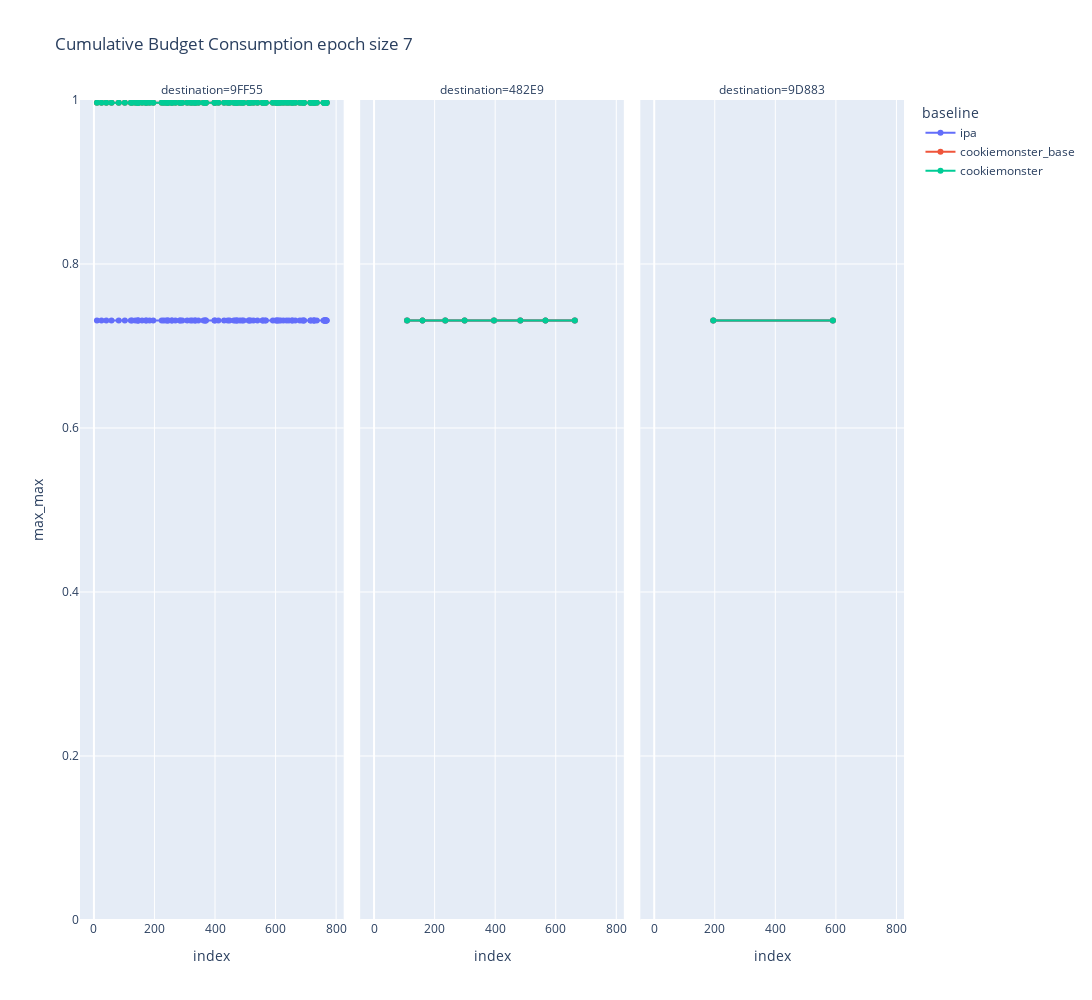
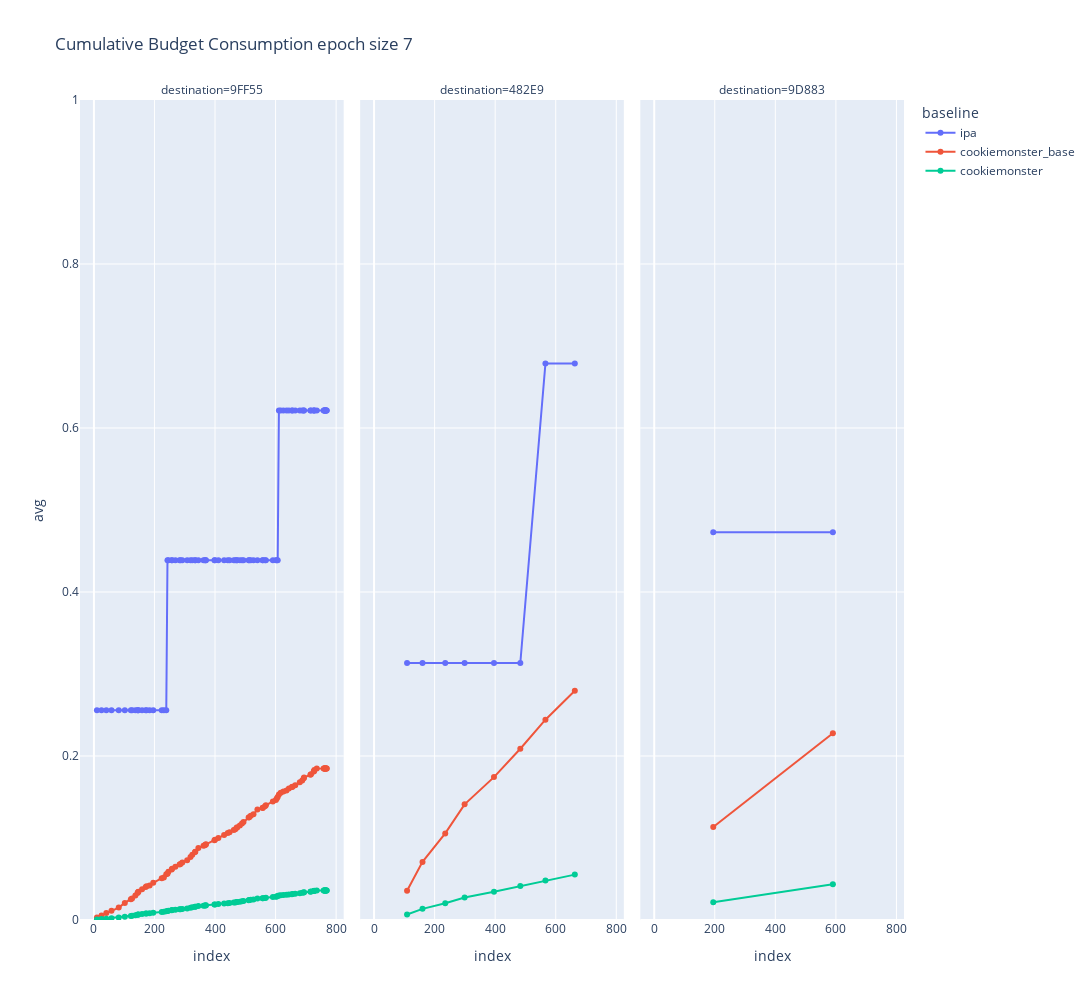

Here is the notebook cell these charts were saved with, in order:
### Code cell
u.plot_budget_consumption_lines(
    path,
    epoch_size=7,
    by_destination=True,
    extra_df_prep=extra_df_prep
)

### Figure 1 — Plotly figure (JSON) as saved in the notebook; plotly's stock layout.template omitted (floating-point values rounded to 4 significant figures)
{"data": [{"hovertemplate": "baseline=ipa<br>destination=9FF55<br>index=%{x}<br>max_max=%{y}<extra></extra>", "legendgroup": "ipa", "line": {"color": "#636efa", "dash": "solid"}, "marker": {"symbol": "circle"}, "mode": "lines+markers", "name": "ipa", "orientation": "v", "showlegend": true, "type": "scatter", "x": [10, 25, 41, 58, 82, 102, 122, 126, 137, 144, 146, 147, 159, 171, 174, 184, 196, 224, 231, 239, 243, 246, 257, 258, 269, 283, 286, 292, 308, 319, 325, 334, 335, 345, 362, 366, 369, 370, 398, 400, 411, 430, 442, 448, 462, 467, 472, 473, 482, 489, 494, 511, 513, 518, 527, 540, 557, 558, 565, 568, 591, 601, 604, 607, 611, 617, 626, 636, 644, 654, 656, 665, 680, 688, 693, 694, 715, 717, 726, 727, 728, 736, 759, 760, 761, 762, 763, 764, 765, 766, 767, 768, 769], "xaxis": "x", "y": [0.731, 0.731, 0.731, 0.731, 0.731, 0.731, 0.731, 0.731, 0.731, 0.731, 0.731, 0.731, 0.731, 0.731, 0.731, 0.731, 0.731, 0.731, 0.731, 0.731, 0.731, 0.731, 0.731, 0.731, 0.731, 0.731, 0.731, 0.731, 0.731, 0.731, 0.731, 0.731, 0.731, 0.731, 0.731, 0.731, 0.731, 0.731, 0.731, 0.731, 0.731, 0.731, 0.731, 0.731, 0.731, 0.731, 0.731, 0.731, 0.731, 0.731, 0.731, 0.731, 0.731, 0.731, 0.731, 0.731, 0.731, 0.731, 0.731, 0.731, 0.731, 0.731, 0.731, 0.731, 0.731, 0.731, 0.731, 0.731, 0.731, 0.731, 0.731, 0.731, 0.731, 0.731, 0.731, 0.731, 0.731, 0.731, 0.731, 0.731, 0.731, 0.731, 0.731, 0.731, 0.731, 0.731, 0.731, 0.731, 0.731, 0.731, 0.731, 0.731, 0.731], "yaxis": "y"}, {"hovertemplate": "baseline=ipa<br>destination=482E9<br>index=%{x}<br>max_max=%{y}<extra></extra>", "legendgroup": "ipa", "line": {"color": "#636efa", "dash": "solid"}, "marker": {"symbol": "circle"}, "mode": "lines+markers", "name": "ipa", "orientation": "v", "showlegend": false, "type": "scatter", "x": [109, 160, 235, 299, 396, 483, 566, 663], "xaxis": "x2", "y": [0.731, 0.731, 0.731, 0.731, 0.731, 0.731, 0.731, 0.731], "yaxis": "y2"}, {"hovertemplate": "baseline=ipa<br>destination=9D883<br>index=%{x}<br>max_max=%{y}<extra></extra>", "legendgroup": "ipa", "line": {"color": "#636efa", "dash": "solid"}, "marker": {"symbol": "circle"}, "mode": "lines+markers", "name": "ipa", "orientation": "v", "showlegend": false, "type": "scatter", "x": [195, 590], "xaxis": "x3", "y": [0.731, 0.731], "yaxis": "y3"}, {"hovertemplate": "baseline=cookiemonster_base<br>destination=9FF55<br>index=%{x}<br>max_max=%{y}<extra></extra>", "legendgroup": "cookiemonster_base", "line": {"color": "#EF553B", "dash": "solid"}, "marker": {"symbol": "circle"}, "mode": "lines+markers", "name": "cookiemonster_base", "orientation": "v", "showlegend": true, "type": "scatter", "x": [10, 25, 41, 58, 82, 102, 122, 126, 137, 144, 146, 147, 159, 171, 174, 184, 196, 224, 231, 239, 243, 246, 257, 258, 269, 283, 286, 292, 308, 319, 325, 334, 335, 345, 362, 366, 369, 370, 398, 400, 411, 430, 442, 448, 462, 467, 472, 473, 482, 489, 494, 511, 513, 518, 527, 540, 557, 558, 565, 568, 591, 601, 604, 607, 611, 617, 626, 636, 644, 654, 656, 665, 680, 688, 693, 694, 715, 717, 726, 727, 728, 736, 759, 760, 761, 762, 763, 764, 765, 766, 767, 768, 769], "xaxis": "x", "y": [0.9968, 0.9968, 0.9968, 0.9968, 0.9968, 0.9968, 0.9968, 0.9968, 0.9968, 0.9968, 0.9968, 0.9968, 0.9968, 0.9968, 0.9968, 0.9968, 0.9968, 0.9968, 0.9968, 0.9968, 0.9968, 0.9968, 0.9968, 0.9968, 0.9968, 0.9968, 0.9968, 0.9968, 0.9968, 0.9968, 0.9968, 0.9968, 0.9968, 0.9968, 0.9968, 0.9968, 0.9968, 0.9968, 0.9968, 0.9968, 0.9968, 0.9968, 0.9968, 0.9968, 0.9968, 0.9968, 0.9968, 0.9968, 0.9968, 0.9968, 0.9968, 0.9968, 0.9968, 0.9968, 0.9968, 0.9968, 0.9968, 0.9968, 0.9968, 0.9968, 0.9968, 0.9968, 0.9968, 0.9968, 0.9968, 0.9968, 0.9968, 0.9968, 0.9968, 0.9968, 0.9968, 0.9968, 0.9968, 0.9968, 0.9968, 0.9968, 0.9968, 0.9968, 0.9968, 0.9968, 0.9968, 0.9968, 0.9968, 0.9968, 0.9968, 0.9968, 0.9968, 0.9968, 0.9968, 0.9968, 0.9968, 0.9968, 0.9968], "yaxis": "y"}, {"hovertemplate": "baseline=cookiemonster_base<br>destination=482E9<br>index=%{x}<br>max_max=%{y}<extra></extra>", "legendgroup": "cookiemonster_base", "line": {"color": "#EF553B", "dash": "solid"}, "marker": {"symbol": "circle"}, "mode": "lines+markers", "name": "cookiemonster_base", "orientation": "v", "showlegend": false, "type": "scatter", "x": [109, 160, 235, 299, 396, 483, 566, 663], "xaxis": "x2", "y": [0.731, 0.731, 0.731, 0.731, 0.731, 0.731, 0.731, 0.731], "yaxis": "y2"}, {"hovertemplate": "baseline=cookiemonster_base<br>destination=9D883<br>index=%{x}<br>max_max=%{y}<extra></extra>", "legendgroup": "cookiemonster_base", "line": {"color": "#EF553B", "dash": "solid"}, "marker": {"symbol": "circle"}, "mode": "lines+markers", "name": "cookiemonster_base", "orientation": "v", "showlegend": false, "type": "scatter", "x": [195, 590], "xaxis": "x3", "y": [0.731, 0.731], "yaxis": "y3"}, {"hovertemplate": "baseline=cookiemonster<br>destination=9FF55<br>index=%{x}<br>max_max=%{y}<extra></extra>", "legendgroup": "cookiemonster", "line": {"color": "#00cc96", "dash": "solid"}, "marker": {"symbol": "circle"}, "mode": "lines+markers", "name": "cookiemonster", "orientation": "v", "showlegend": true, "type": "scatter", "x": [10, 25, 41, 58, 82, 102, 122, 126, 137, 144, 146, 147, 159, 171, 174, 184, 196, 224, 231, 239, 243, 246, 257, 258, 269, 283, 286, 292, 308, 319, 325, 334, 335, 345, 362, 366, 369, 370, 398, 400, 411, 430, 442, 448, 462, 467, 472, 473, 482, 489, 494, 511, 513, 518, 527, 540, 557, 558, 565, 568, 591, 601, 604, 607, 611, 617, 626, 636, 644, 654, 656, 665, 680, 688, 693, 694, 715, 717, 726, 727, 728, 736, 759, 760, 761, 762, 763, 764, 765, 766, 767, 768, 769], "xaxis": "x", "y": [0.9968, 0.9968, 0.9968, 0.9968, 0.9968, 0.9968, 0.9968, 0.9968, 0.9968, 0.9968, 0.9968, 0.9968, 0.9968, 0.9968, 0.9968, 0.9968, 0.9968, 0.9968, 0.9968, 0.9968, 0.9968, 0.9968, 0.9968, 0.9968, 0.9968, 0.9968, 0.9968, 0.9968, 0.9968, 0.9968, 0.9968, 0.9968, 0.9968, 0.9968, 0.9968, 0.9968, 0.9968, 0.9968, 0.9968, 0.9968, 0.9968, 0.9968, 0.9968, 0.9968, 0.9968, 0.9968, 0.9968, 0.9968, 0.9968, 0.9968, 0.9968, 0.9968, 0.9968, 0.9968, 0.9968, 0.9968, 0.9968, 0.9968, 0.9968, 0.9968, 0.9968, 0.9968, 0.9968, 0.9968, 0.9968, 0.9968, 0.9968, 0.9968, 0.9968, 0.9968, 0.9968, 0.9968, 0.9968, 0.9968, 0.9968, 0.9968, 0.9968, 0.9968, 0.9968, 0.9968, 0.9968, 0.9968, 0.9968, 0.9968, 0.9968, 0.9968, 0.9968, 0.9968, 0.9968, 0.9968, 0.9968, 0.9968, 0.9968], "yaxis": "y"}, {"hovertemplate": "baseline=cookiemonster<br>destination=482E9<br>index=%{x}<br>max_max=%{y}<extra></extra>", "legendgroup": "cookiemonster", "line": {"color": "#00cc96", "dash": "solid"}, "marker": {"symbol": "circle"}, "mode": "lines+markers", "name": "cookiemonster", "orientation": "v", "showlegend": false, "type": "scatter", "x": [109, 160, 235, 299, 396, 483, 566, 663], "xaxis": "x2", "y": [0.731, 0.731, 0.731, 0.731, 0.731, 0.731, 0.731, 0.731], "yaxis": "y2"}, {"hovertemplate": "baseline=cookiemonster<br>destination=9D883<br>index=%{x}<br>max_max=%{y}<extra></extra>", "legendgroup": "cookiemonster", "line": {"color": "#00cc96", "dash": "solid"}, "marker": {"symbol": "circle"}, "mode": "lines+markers", "name": "cookiemonster", "orientation": "v", "showlegend": false, "type": "scatter", "x": [195, 590], "xaxis": "x3", "y": [0.731, 0.731], "yaxis": "y3"}], "layout": {"annotations": [{"showarrow": false, "text": "destination=9FF55", "x": 0.16, "xanchor": "center", "xref": "paper", "y": 1, "yanchor": "bottom", "yref": "paper"}, {"showarrow": false, "text": "destination=482E9", "x": 0.5, "xanchor": "center", "xref": "paper", "y": 1, "yanchor": "bottom", "yref": "paper"}, {"showarrow": false, "text": "destination=9D883", "x": 0.84, "xanchor": "center", "xref": "paper", "y": 1, "yanchor": "bottom", "yref": "paper"}], "height": 1000, "legend": {"title": {"text": "baseline"}, "tracegroupgap": 0}, "title": {"text": "Cumulative Budget Consumption epoch size 7"}, "width": 1100, "xaxis": {"anchor": "y", "domain": [0, 0.32], "title": {"text": "index"}}, "xaxis2": {"anchor": "y2", "domain": [0.34, 0.66], "matches": "x", "title": {"text": "index"}}, "xaxis3": {"anchor": "y3", "domain": [0.68, 1.0], "matches": "x", "title": {"text": "index"}}, "yaxis": {"anchor": "x", "domain": [0, 1], "range": [0, 1], "title": {"text": "max_max"}}, "yaxis2": {"anchor": "x2", "domain": [0, 1], "matches": "y", "showticklabels": false}, "yaxis3": {"anchor": "x3", "domain": [0, 1], "matches": "y", "showticklabels": false}}}

### Figure 2 — Plotly figure (JSON) as saved in the notebook; plotly's stock layout.template omitted (floating-point values rounded to 4 significant figures)
{"data": [{"hovertemplate": "baseline=ipa<br>destination=9FF55<br>index=%{x}<br>avg=%{y}<extra></extra>", "legendgroup": "ipa", "line": {"color": "#636efa", "dash": "solid"}, "marker": {"symbol": "circle"}, "mode": "lines+markers", "name": "ipa", "orientation": "v", "showlegend": true, "type": "scatter", "x": [10, 25, 41, 58, 82, 102, 122, 126, 137, 144, 146, 147, 159, 171, 174, 184, 196, 224, 231, 239, 243, 246, 257, 258, 269, 283, 286, 292, 308, 319, 325, 334, 335, 345, 362, 366, 369, 370, 398, 400, 411, 430, 442, 448, 462, 467, 472, 473, 482, 489, 494, 511, 513, 518, 527, 540, 557, 558, 565, 568, 591, 601, 604, 607, 611, 617, 626, 636, 644, 654, 656, 665, 680, 688, 693, 694, 715, 717, 726, 727, 728, 736, 759, 760, 761, 762, 763, 764, 765, 766, 767, 768, 769], "xaxis": "x", "y": [0.2558, 0.2558, 0.2558, 0.2558, 0.2558, 0.2558, 0.2558, 0.2558, 0.2558, 0.2558, 0.2558, 0.2558, 0.2558, 0.2558, 0.2558, 0.2558, 0.2558, 0.2558, 0.2558, 0.2558, 0.4386, 0.4386, 0.4386, 0.4386, 0.4386, 0.4386, 0.4386, 0.4386, 0.4386, 0.4386, 0.4386, 0.4386, 0.4386, 0.4386, 0.4386, 0.4386, 0.4386, 0.4386, 0.4386, 0.4386, 0.4386, 0.4386, 0.4386, 0.4386, 0.4386, 0.4386, 0.4386, 0.4386, 0.4386, 0.4386, 0.4386, 0.4386, 0.4386, 0.4386, 0.4386, 0.4386, 0.4386, 0.4386, 0.4386, 0.4386, 0.4386, 0.4386, 0.4386, 0.4386, 0.6213, 0.6213, 0.6213, 0.6213, 0.6213, 0.6213, 0.6213, 0.6213, 0.6213, 0.6213, 0.6213, 0.6213, 0.6213, 0.6213, 0.6213, 0.6213, 0.6213, 0.6213, 0.6213, 0.6213, 0.6213, 0.6213, 0.6213, 0.6213, 0.6213, 0.6213, 0.6213, 0.6213, 0.6213], "yaxis": "y"}, {"hovertemplate": "baseline=ipa<br>destination=482E9<br>index=%{x}<br>avg=%{y}<extra></extra>", "legendgroup": "ipa", "line": {"color": "#636efa", "dash": "solid"}, "marker": {"symbol": "circle"}, "mode": "lines+markers", "name": "ipa", "orientation": "v", "showlegend": false, "type": "scatter", "x": [109, 160, 235, 299, 396, 483, 566, 663], "xaxis": "x2", "y": [0.3133, 0.3133, 0.3133, 0.3133, 0.3133, 0.3133, 0.6788, 0.6788], "yaxis": "y2"}, {"hovertemplate": "baseline=ipa<br>destination=9D883<br>index=%{x}<br>avg=%{y}<extra></extra>", "legendgroup": "ipa", "line": {"color": "#636efa", "dash": "solid"}, "marker": {"symbol": "circle"}, "mode": "lines+markers", "name": "ipa", "orientation": "v", "showlegend": false, "type": "scatter", "x": [195, 590], "xaxis": "x3", "y": [0.473, 0.473], "yaxis": "y3"}, {"hovertemplate": "baseline=cookiemonster_base<br>destination=9FF55<br>index=%{x}<br>avg=%{y}<extra></extra>", "legendgroup": "cookiemonster_base", "line": {"color": "#EF553B", "dash": "solid"}, "marker": {"symbol": "circle"}, "mode": "lines+markers", "name": "cookiemonster_base", "orientation": "v", "showlegend": true, "type": "scatter", "x": [10, 25, 41, 58, 82, 102, 122, 126, 137, 144, 146, 147, 159, 171, 174, 184, 196, 224, 231, 239, 243, 246, 257, 258, 269, 283, 286, 292, 308, 319, 325, 334, 335, 345, 362, 366, 369, 370, 398, 400, 411, 430, 442, 448, 462, 467, 472, 473, 482, 489, 494, 511, 513, 518, 527, 540, 557, 558, 565, 568, 591, 601, 604, 607, 611, 617, 626, 636, 644, 654, 656, 665, 680, 688, 693, 694, 715, 717, 726, 727, 728, 736, 759, 760, 761, 762, 763, 764, 765, 766, 767, 768, 769], "xaxis": "x", "y": [0.002914, 0.005552, 0.008446, 0.01126, 0.0152, 0.02082, 0.02527, 0.02633, 0.02973, 0.0328, 0.03417, 0.03448, 0.03755, 0.04039, 0.04127, 0.04222, 0.04533, 0.05105, 0.05168, 0.0558, 0.05631, 0.05871, 0.06164, 0.06241, 0.06487, 0.06782, 0.06844, 0.07002, 0.07302, 0.07692, 0.07963, 0.08308, 0.08321, 0.08773, 0.0907, 0.09127, 0.09173, 0.09236, 0.0974, 0.09788, 0.1002, 0.1035, 0.106, 0.1071, 0.1099, 0.1106, 0.1127, 0.1127, 0.1153, 0.1176, 0.1196, 0.1249, 0.1254, 0.1273, 0.1288, 0.1346, 0.1367, 0.1368, 0.1386, 0.1398, 0.1446, 0.1462, 0.1481, 0.1501, 0.1532, 0.1552, 0.1566, 0.1578, 0.1603, 0.1623, 0.1626, 0.1645, 0.168, 0.17, 0.1728, 0.1738, 0.1772, 0.1779, 0.181, 0.1815, 0.183, 0.1846, 0.1849, 0.1849, 0.1849, 0.1849, 0.1849, 0.1849, 0.1849, 0.1849, 0.1849, 0.1849, 0.1849], "yaxis": "y"}, {"hovertemplate": "baseline=cookiemonster_base<br>destination=482E9<br>index=%{x}<br>avg=%{y}<extra></extra>", "legendgroup": "cookiemonster_base", "line": {"color": "#EF553B", "dash": "solid"}, "marker": {"symbol": "circle"}, "mode": "lines+markers", "name": "cookiemonster_base", "orientation": "v", "showlegend": false, "type": "scatter", "x": [109, 160, 235, 299, 396, 483, 566, 663], "xaxis": "x2", "y": [0.03561, 0.07087, 0.1056, 0.1411, 0.1743, 0.2089, 0.2443, 0.2795], "yaxis": "y2"}, {"hovertemplate": "baseline=cookiemonster_base<br>destination=9D883<br>index=%{x}<br>avg=%{y}<extra></extra>", "legendgroup": "cookiemonster_base", "line": {"color": "#EF553B", "dash": "solid"}, "marker": {"symbol": "circle"}, "mode": "lines+markers", "name": "cookiemonster_base", "orientation": "v", "showlegend": false, "type": "scatter", "x": [195, 590], "xaxis": "x3", "y": [0.1135, 0.2278], "yaxis": "y3"}, {"hovertemplate": "baseline=cookiemonster<br>destination=9FF55<br>index=%{x}<br>avg=%{y}<extra></extra>", "legendgroup": "cookiemonster", "line": {"color": "#00cc96", "dash": "solid"}, "marker": {"symbol": "circle"}, "mode": "lines+markers", "name": "cookiemonster", "orientation": "v", "showlegend": true, "type": "scatter", "x": [10, 25, 41, 58, 82, 102, 122, 126, 137, 144, 146, 147, 159, 171, 174, 184, 196, 224, 231, 239, 243, 246, 257, 258, 269, 283, 286, 292, 308, 319, 325, 334, 335, 345, 362, 366, 369, 370, 398, 400, 411, 430, 442, 448, 462, 467, 472, 473, 482, 489, 494, 511, 513, 518, 527, 540, 557, 558, 565, 568, 591, 601, 604, 607, 611, 617, 626, 636, 644, 654, 656, 665, 680, 688, 693, 694, 715, 717, 726, 727, 728, 736, 759, 760, 761, 762, 763, 764, 765, 766, 767, 768, 769], "xaxis": "x", "y": [0.0005531, 0.001083, 0.00161, 0.002174, 0.002923, 0.003973, 0.004862, 0.005075, 0.005764, 0.006392, 0.006627, 0.006679, 0.007207, 0.007785, 0.007962, 0.008159, 0.008793, 0.009821, 0.00995, 0.0108, 0.0109, 0.01139, 0.01199, 0.01214, 0.01261, 0.01312, 0.01322, 0.01349, 0.01409, 0.01488, 0.01544, 0.01613, 0.01616, 0.01699, 0.01751, 0.01763, 0.01772, 0.01785, 0.01889, 0.01899, 0.01943, 0.02001, 0.0205, 0.02072, 0.02129, 0.02145, 0.02186, 0.02187, 0.0224, 0.02287, 0.02325, 0.02417, 0.02427, 0.02465, 0.02497, 0.02616, 0.02659, 0.0266, 0.02691, 0.02712, 0.02806, 0.0284, 0.02877, 0.02918, 0.02981, 0.03023, 0.03051, 0.03071, 0.03114, 0.0315, 0.03156, 0.03195, 0.03268, 0.0331, 0.03368, 0.03388, 0.03452, 0.03465, 0.0353, 0.03538, 0.0357, 0.03601, 0.03607, 0.03607, 0.03607, 0.03607, 0.03607, 0.03607, 0.03607, 0.03607, 0.03607, 0.03607, 0.03607], "yaxis": "y"}, {"hovertemplate": "baseline=cookiemonster<br>destination=482E9<br>index=%{x}<br>avg=%{y}<extra></extra>", "legendgroup": "cookiemonster", "line": {"color": "#00cc96", "dash": "solid"}, "marker": {"symbol": "circle"}, "mode": "lines+markers", "name": "cookiemonster", "orientation": "v", "showlegend": false, "type": "scatter", "x": [109, 160, 235, 299, 396, 483, 566, 663], "xaxis": "x2", "y": [0.006723, 0.01359, 0.0205, 0.02735, 0.03443, 0.04142, 0.04831, 0.05536], "yaxis": "y2"}, {"hovertemplate": "baseline=cookiemonster<br>destination=9D883<br>index=%{x}<br>avg=%{y}<extra></extra>", "legendgroup": "cookiemonster", "line": {"color": "#00cc96", "dash": "solid"}, "marker": {"symbol": "circle"}, "mode": "lines+markers", "name": "cookiemonster", "orientation": "v", "showlegend": false, "type": "scatter", "x": [195, 590], "xaxis": "x3", "y": [0.02164, 0.04372], "yaxis": "y3"}], "layout": {"annotations": [{"showarrow": false, "text": "destination=9FF55", "x": 0.16, "xanchor": "center", "xref": "paper", "y": 1, "yanchor": "bottom", "yref": "paper"}, {"showarrow": false, "text": "destination=482E9", "x": 0.5, "xanchor": "center", "xref": "paper", "y": 1, "yanchor": "bottom", "yref": "paper"}, {"showarrow": false, "text": "destination=9D883", "x": 0.84, "xanchor": "center", "xref": "paper", "y": 1, "yanchor": "bottom", "yref": "paper"}], "height": 1000, "legend": {"title": {"text": "baseline"}, "tracegroupgap": 0}, "title": {"text": "Cumulative Budget Consumption epoch size 7"}, "width": 1100, "xaxis": {"anchor": "y", "domain": [0, 0.32], "title": {"text": "index"}}, "xaxis2": {"anchor": "y2", "domain": [0.34, 0.66], "matches": "x", "title": {"text": "index"}}, "xaxis3": {"anchor": "y3", "domain": [0.68, 1.0], "matches": "x", "title": {"text": "index"}}, "yaxis": {"anchor": "x", "domain": [0, 1], "range": [0, 1], "title": {"text": "avg"}}, "yaxis2": {"anchor": "x2", "domain": [0, 1], "matches": "y", "showticklabels": false}, "yaxis3": {"anchor": "x3", "domain": [0, 1], "matches": "y", "showticklabels": false}}}
